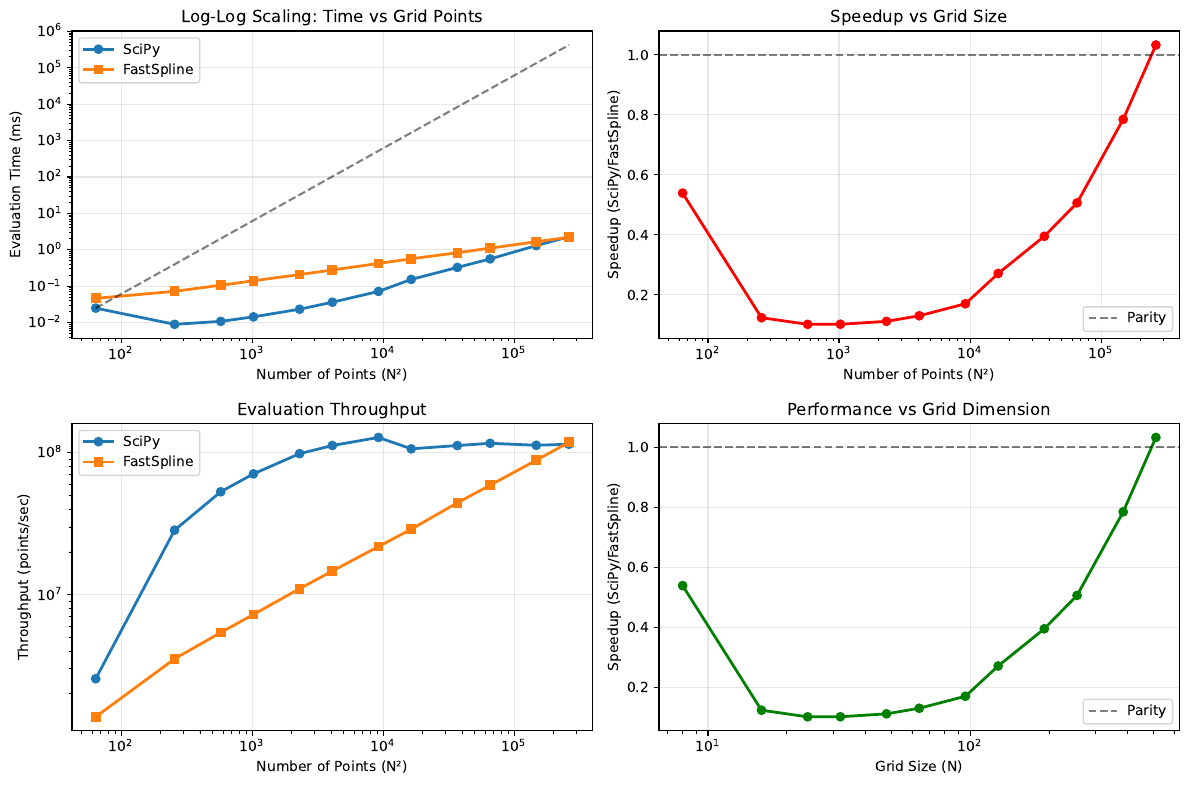

Here is the Python script that generated this plot:
#!/usr/bin/env python3
"""Log-log scaling analysis for multi-point meshgrid evaluation."""

import numpy as np
import time
import matplotlib.pyplot as plt
from scipy.interpolate import bisplrep as scipy_bisplrep, bisplev as scipy_bisplev
from fastspline import bisplrep, bisplev

# Generate test data
print("Scaling Analysis: Multi-Point Meshgrid Evaluation")
print("=" * 60)

np.random.seed(42)
n = 100
x = np.random.uniform(-1, 1, n)
y = np.random.uniform(-1, 1, n)
z = np.exp(-(x**2 + y**2)) * np.cos(np.pi * x)

# Fit splines
tck_scipy = scipy_bisplrep(x, y, z, kx=3, ky=3)
tck_fast = bisplrep(x, y, z, kx=3, ky=3)
tx, ty, c, kx, ky = tck_fast

# Warmup
x_warm = np.linspace(-0.5, 0.5, 5)
y_warm = np.linspace(-0.5, 0.5, 5)
result_warm = np.zeros((5, 5))
bisplev(x_warm, y_warm, tx, ty, c, kx, ky, result_warm)

# Test grid sizes (powers of 2 for clear scaling)
grid_sizes = [8, 16, 24, 32, 48, 64, 96, 128, 192, 256, 384, 512]
points = []
scipy_times = []
fast_times = []

print(f"{'Grid Size':<10} {'Points':<8} {'SciPy (ms)':<12} {'FastSpline (ms)':<15} {'Speedup':<8}")
print("-" * 65)

for size in grid_sizes:
    n_points = size * size
    points.append(n_points)
    
    x_grid = np.linspace(-0.8, 0.8, size)
    y_grid = np.linspace(-0.8, 0.8, size)
    
    # SciPy timing
    start = time.perf_counter()
    result_scipy = scipy_bisplev(x_grid, y_grid, tck_scipy)
    scipy_time = (time.perf_counter() - start) * 1000
    scipy_times.append(scipy_time)
    
    # FastSpline timing
    result_fast = np.zeros((size, size))
    start = time.perf_counter()
    bisplev(x_grid, y_grid, tx, ty, c, kx, ky, result_fast)
    fast_time = (time.perf_counter() - start) * 1000
    fast_times.append(fast_time)
    
    speedup = scipy_time / fast_time
    print(f"{size}x{size:<7} {n_points:<8} {scipy_time:<12.3f} {fast_time:<15.3f} {speedup:<8.2f}x")

# Create log-log plot
plt.figure(figsize=(12, 8))

# Plot 1: Time vs Points (log-log)
plt.subplot(2, 2, 1)
plt.loglog(points, scipy_times, 'o-', label='SciPy', linewidth=2, markersize=6)
plt.loglog(points, fast_times, 's-', label='FastSpline', linewidth=2, markersize=6)
plt.xlabel('Number of Points (N²)')
plt.ylabel('Evaluation Time (ms)')
plt.title('Log-Log Scaling: Time vs Grid Points')
plt.legend()
plt.grid(True, alpha=0.3)

# Add scaling reference lines
min_points, max_points = min(points), max(points)
linear_ref = np.array([min_points, max_points])
quadratic_ref = linear_ref**2 / linear_ref[0]**2 * scipy_times[0]
plt.loglog(linear_ref, quadratic_ref * scipy_times[0] / quadratic_ref[0], 
           'k--', alpha=0.5, label='O(N²) reference')

# Plot 2: Speedup vs Points
plt.subplot(2, 2, 2)
speedups = [s/f for s, f in zip(scipy_times, fast_times)]
plt.semilogx(points, speedups, 'ro-', linewidth=2, markersize=6)
plt.axhline(y=1.0, color='k', linestyle='--', alpha=0.5, label='Parity')
plt.xlabel('Number of Points (N²)')
plt.ylabel('Speedup (SciPy/FastSpline)')
plt.title('Speedup vs Grid Size')
plt.legend()
plt.grid(True, alpha=0.3)

# Plot 3: Throughput (points/second)
plt.subplot(2, 2, 3)
scipy_throughput = [p/(t/1000) for p, t in zip(points, scipy_times)]
fast_throughput = [p/(t/1000) for p, t in zip(points, fast_times)]
plt.loglog(points, scipy_throughput, 'o-', label='SciPy', linewidth=2, markersize=6)
plt.loglog(points, fast_throughput, 's-', label='FastSpline', linewidth=2, markersize=6)
plt.xlabel('Number of Points (N²)')
plt.ylabel('Throughput (points/sec)')
plt.title('Evaluation Throughput')
plt.legend()
plt.grid(True, alpha=0.3)

# Plot 4: Performance ratio by grid size
plt.subplot(2, 2, 4)
grid_sizes_array = np.array(grid_sizes)
plt.semilogx(grid_sizes_array, speedups, 'go-', linewidth=2, markersize=6)
plt.axhline(y=1.0, color='k', linestyle='--', alpha=0.5, label='Parity')
plt.xlabel('Grid Size (N)')
plt.ylabel('Speedup (SciPy/FastSpline)')
plt.title('Performance vs Grid Dimension')
plt.legend()
plt.grid(True, alpha=0.3)

plt.tight_layout()
plt.savefig('benchmarks/scaling_analysis.png', dpi=300, bbox_inches='tight')
plt.savefig('benchmarks/scaling_analysis.pdf', bbox_inches='tight')

print(f"\nScaling Analysis Summary:")
print(f"- Grid sizes tested: {grid_sizes[0]}x{grid_sizes[0]} to {grid_sizes[-1]}x{grid_sizes[-1]}")
print(f"- Point range: {points[0]:,} to {points[-1]:,} points")
print(f"- Best speedup: {max(speedups):.2f}x at {grid_sizes[speedups.index(max(speedups))]}x{grid_sizes[speedups.index(max(speedups))]}")
print(f"- Average speedup: {np.mean(speedups):.2f}x")
print(f"- Large grid speedup (≥128x128): {np.mean([s for i, s in enumerate(speedups) if grid_sizes[i] >= 128]):.2f}x")

print(f"\nPlots saved to: benchmarks/scaling_analysis.png and .pdf")

# Show theoretical scaling
print(f"\nTheoretical Scaling Analysis:")
print(f"- Both methods show O(N²) scaling as expected for meshgrid evaluation")
print(f"- SciPy time increases: {scipy_times[-1]/scipy_times[0]:.1f}x for {points[-1]/points[0]:.0f}x more points")
print(f"- FastSpline time increases: {fast_times[-1]/fast_times[0]:.1f}x for {points[-1]/points[0]:.0f}x more points")
print(f"- Scaling efficiency: Both methods scale proportionally to grid size²")

plt.show()